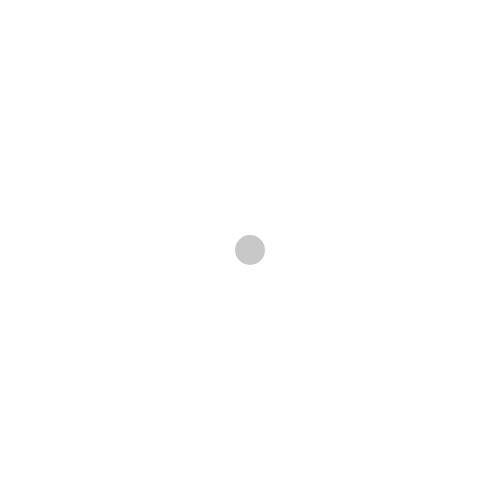
Frame 1 (no input)
Frame 60 (no input): identical to frame 1, image omitted
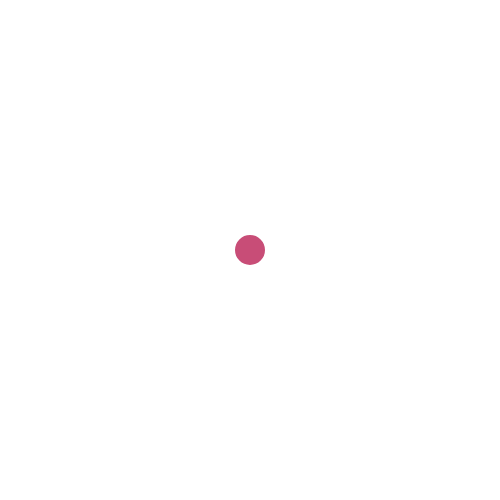
Frame 120 (the mouse pressed at the canvas centre since frame 60)

The p5.js sketch that drew these frames (run headless with seeded random() and noise() and a simulated clock; from frame 60 on, the mouse is pressed at the canvas centre):

// p5.js sketch
// ── sketch.js
var a;
var mousePress = false;


function setup() {
  background(255);
  createCanvas(500, 500);
}

function draw() {
	strokeWeight(10);
  stroke(255);
  a = dist(width/2, height/2, mouseX, mouseY);

  if (a< 40) {
    fill(200, 77, 119);
  } else if (mousePress == true) {
    fill(200, 77, 0);
  } else {
    fill(200);
  }
  circle(width/2, height/2, 40);
}

function mousePressed() {
  mousePress = true;
}
